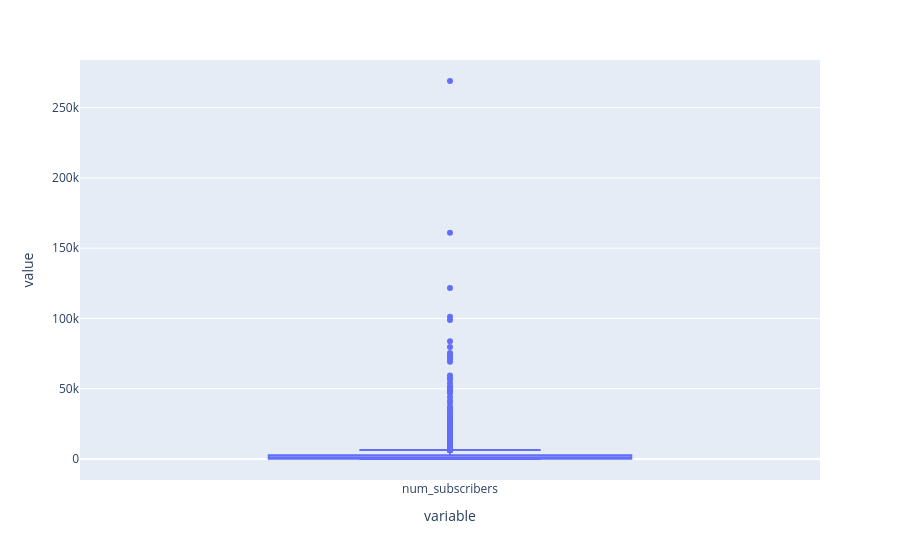

The notebook cell this image was saved under:
### Code cell
# there are outliers that will be imputation for by the median because it is not affected by outliers

px.box(df_copy['num_subscribers'])

### Figure 1 — Plotly figure (JSON) as saved in the notebook; plotly's stock layout.template omitted (floating-point values rounded to 4 significant figures; data arrays with more than 128 entries replaced by an {"elided": "..."} marker saying what was removed)
{"data": [{"alignmentgroup": "True", "hovertemplate": "variable=%{x}<br>value=%{y}<extra></extra>", "legendgroup": "", "marker": {"color": "#636efa"}, "name": "", "notched": false, "offsetgroup": "", "orientation": "v", "showlegend": false, "type": "box", "x": {"elided": "3683 str values"}, "x0": " ", "xaxis": "x", "y": {"elided": "3683 float values"}, "y0": " ", "yaxis": "y"}], "layout": {"boxmode": "group", "legend": {"tracegroupgap": 0}, "margin": {"t": 60}, "xaxis": {"anchor": "y", "domain": [0, 1], "title": {"text": "variable"}}, "yaxis": {"anchor": "x", "domain": [0, 1], "title": {"text": "value"}}}}
